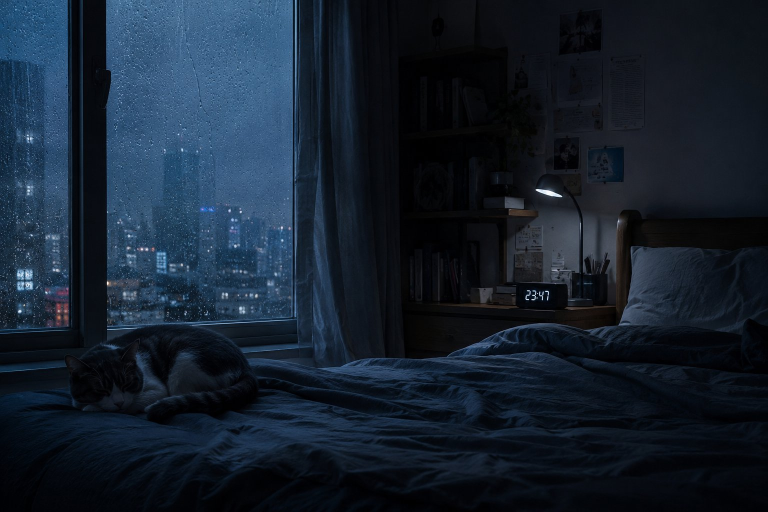
#> input picture src/ui/web/samples/bedroom.jpg, 1536 x 1024 px, given in place of ., which was not available (shown at 1/2 size); the run also reads 1 picture not shown here
$ python -i preprocess.py   (imports and definitions only)
#> lines starting #> are read from the running program, lines starting #| are printed output that depends on the picture; pictures that were not available may be replaced by others from this repository, and a replacement may not be noted
"""
image_preprocessor.py

图像预处理与批处理模块，为 YOLO 目标检测和 VLM 视觉语言模型提供标准化输入。
功能：
- 递归获取指定文件夹下的所有图像文件路径
- 统一读取图像并转换为 RGB 色彩空间
- Letterbox 保边缩放至目标尺寸（默认 640x640），灰色填充
- 批量加载与预处理，支持错误跳过和日志警告
- 返回包含图像数组、原始尺寸、缩放因子等信息的结构化数据
"""

import os
import cv2
import numpy as np
from typing import List, Dict, Optional, Tuple, Union

# 支持的图像格式
SUPPORTED_EXTENSIONS = ('.jpg', '.jpeg', '.png')


def apply_exif_orientation(image_path: str) -> Optional[np.ndarray]:
    """按 EXIF Orientation 转正后再返回 RGB 数组。

    cv2.imread 会忽略 EXIF，浏览器却会应用旋转，导致手机竖拍图检测框上下错位
    （见 docs/TEST_REPORT_20260807.md 问题 12）。优先用 Pillow 转正；失败再回退 OpenCV。
    """
    try:
        from PIL import Image, ImageOps
        with Image.open(image_path) as pil_img:
            oriented = ImageOps.exif_transpose(pil_img)
            return np.asarray(oriented.convert("RGB"))
    except Exception:
        img_bgr = cv2.imread(image_path)
        if img_bgr is None:
            return None
        return cv2.cvtColor(img_bgr, cv2.COLOR_BGR2RGB)


def compute_brightness_cie_lstar(img_rgb: np.ndarray) -> float:
    """程序计算整体感知亮度（CIE L* 去头去尾 5% 均值），范围 [0, 1]。

    视觉记录 v2.3 要求 brightness 不得由 VLM 估计。
    """
    if img_rgb is None or img_rgb.size == 0:
        return 0.5
    rgb = img_rgb.astype(np.float64) / 255.0
    mask = rgb <= 0.04045
    linear = np.empty_like(rgb)
    linear[mask] = rgb[mask] / 12.92
    linear[~mask] = ((rgb[~mask] + 0.055) / 1.055) ** 2.4
    y = 0.2126 * linear[..., 0] + 0.7152 * linear[..., 1] + 0.0722 * linear[..., 2]
    delta = 6.0 / 29.0
    f = np.where(y > delta ** 3, np.cbrt(y), y / (3.0 * delta ** 2) + 4.0 / 29.0)
    lightness = (116.0 * f - 16.0).reshape(-1)
    lightness = lightness[np.isfinite(lightness)]
    if lightness.size == 0:
        return 0.5
    lo, hi = np.percentile(lightness, [5.0, 95.0])
    trimmed = lightness[(lightness >= lo) & (lightness <= hi)]
    if trimmed.size == 0:
        trimmed = lightness
    return float(np.clip(round(float(trimmed.mean()) / 100.0, 2), 0.0, 1.0))


def get_image_files(root_dir: str, recursive: bool = True) -> List[str]:
    """
    获取指定目录下的所有图像文件路径。

    Args:
        root_dir: 根目录路径
        recursive: 是否递归遍历子目录，默认为 True

    Returns:
        图像文件路径列表（按字母排序）
    """
    image_paths = []
    if recursive:
        for dirpath, _, filenames in os.walk(root_dir):
            for fname in filenames:
                if fname.lower().endswith(SUPPORTED_EXTENSIONS):
                    image_paths.append(os.path.join(dirpath, fname))
    else:
        for fname in os.listdir(root_dir):
            if fname.lower().endswith(SUPPORTED_EXTENSIONS):
                image_paths.append(os.path.join(root_dir, fname))
    return sorted(image_paths)


def letterbox(
    img: np.ndarray,
    target_size: Tuple[int, int] = (640, 640),
    fill_color: Union[int, Tuple[int, int, int]] = (114, 114, 114)
) -> Tuple[np.ndarray, float, Tuple[int, int], Tuple[int, int]]:
    """
    对图像进行 Letterbox 保边缩放，用指定颜色填充剩余区域。

    Args:
        img: 输入图像 (H, W, C)，BGR 或 RGB 均可（但通常为 RGB）
        target_size: 目标尺寸 (width, height)，默认为 (640, 640)
        fill_color: 填充颜色，RGB 元组或灰度值，默认为灰色 (114,114,114)

    Returns:
        (resized_img, scale, (dw, dh), (pad_left, pad_top))
            - resized_img: 处理后的图像 (target_height, target_width, C)
            - scale: 实际缩放比例（用于坐标还原）
            - (dw, dh): 图像在填充前的宽、高（即缩放后的图像尺寸）
            - (pad_left, pad_top): 填充的左边距和上边距
    """
    target_w, target_h = target_size
    h, w = img.shape[:2]

    # 计算缩放比例（取较小比例，确保图像完全放入目标框）
    scale = min(target_w / w, target_h / h)
    new_w = int(w * scale)
    new_h = int(h * scale)

    # 等比缩放
    resized = cv2.resize(img, (new_w, new_h), interpolation=cv2.INTER_LINEAR)

    # 创建目标尺寸的画布并填充
    if len(img.shape) == 3:
        canvas = np.full((target_h, target_w, img.shape[2]), fill_color, dtype=np.uint8)
    else:
        canvas = np.full((target_h, target_w), fill_color, dtype=np.uint8)

    # 计算填充偏移（居中放置）
    pad_left = (target_w - new_w) // 2
    pad_top = (target_h - new_h) // 2
    canvas[pad_top:pad_top + new_h, pad_left:pad_left + new_w] = resized

    return canvas, scale, (new_w, new_h), (pad_left, pad_top)


def load_and_preprocess_image(
    image_path: str,
    target_size_yolo: Tuple[int, int] = (640, 640),
    target_size_vlm: Tuple[int, int] = (224, 224) # VLM 通常需要较小的尺寸
) -> Optional[Dict]:
    """
    加载单张图像，转换为 RGB，执行 Letterbox 预处理，并返回相关信息。

    Args:
        image_path: 图像文件路径
        target_size_yolo: YOLO 目标尺寸 (width, height)，默认 (640, 640)
        target_size_vlm: VLM 目标尺寸 (width, height)，默认 (224, 224)

    Returns:
        成功时返回字典，包含：
            - 'image': 处理后的 YOLO 图像数组 (H, W, 3) uint8
            - 'image_yolo': YOLO letterbox 图像数组 (640, 640, 3)
            - 'image_vlm': VLM 简单缩放图像数组 (224, 224, 3)
            - 'original_height': 原始高度
            - 'original_width': 原始宽度
            - 'scale': 缩放比例（用于坐标还原）
            - 'pad_left': 左填充像素数
            - 'pad_top': 上填充像素数
            - 'new_width': 缩放后的宽度（未填充前）
            - 'new_height': 缩放后的高度（未填充前）
            - 'path': 原始文件路径
        失败时返回 None
    """
    try:
        img_rgb = apply_exif_orientation(image_path)
        if img_rgb is None:
            raise ValueError(f"无法读取图像: {image_path}")

        # 保存原始尺寸（已按 EXIF 转正）
        orig_h, orig_w = img_rgb.shape[:2]
        brightness = compute_brightness_cie_lstar(img_rgb)

        # 1. 生成 YOLO 的 Letterbox 图像
        processed_yolo, scale, (new_w, new_h), (pad_left, pad_top) = letterbox(img_rgb, target_size_yolo)

        # 2. 生成 VLM 的简单缩放图像（或根据 VLM 具体需求调整）
        processed_vlm = cv2.resize(img_rgb, target_size_vlm, interpolation=cv2.INTER_LINEAR)

        return {
            'image': processed_yolo,        # 主图像引用（YOLO letterbox 图）
            'image_yolo': processed_yolo,   # 喂给 YOLO
            'image_vlm': processed_vlm,     # 喂给 VLM
            'original_height': orig_h,
            'original_width': orig_w,
            'scale': scale,
            'pad_left': pad_left,
            'pad_top': pad_top,
            'new_width': new_w,
            'new_height': new_h,
            'path': image_path,
            'brightness': brightness,       # v2.3 要求程序计算，不采用 VLM 估计
        }
    except Exception as e:
        print(f"Warning: 跳过文件 {image_path} - {e}")
        return None

def batch_load_images(
    image_paths: List[str],
    target_size_yolo: Tuple[int, int] = (640, 640), # 接收两个尺寸
    target_size_vlm: Tuple[int, int] = (224, 224),
    verbose: bool = True,
    save_dir: Optional[str] = None
) -> List[Dict]:
    if save_dir:
        os.makedirs(save_dir, exist_ok=True)
        print(f"📁 处理后的图片将保存至: {save_dir}")

    results = []
    total = len(image_paths)
    for idx, path in enumerate(image_paths):
        if verbose and (idx % 100 == 0 or idx == total - 1):
            print(f"处理进度: {idx + 1}/{total}")

        # 修改这里，传入两个尺寸参数
        result = load_and_preprocess_image(path, target_size_yolo, target_size_vlm)
#> in apply_exif_orientation, pil_img is the input picture: PIL image 1536x1024 RGB; mean R, G, B 21.3, 32.8, 46.4
#> in compute_brightness_cie_lstar, `mask = rgb <= 0.04045`:
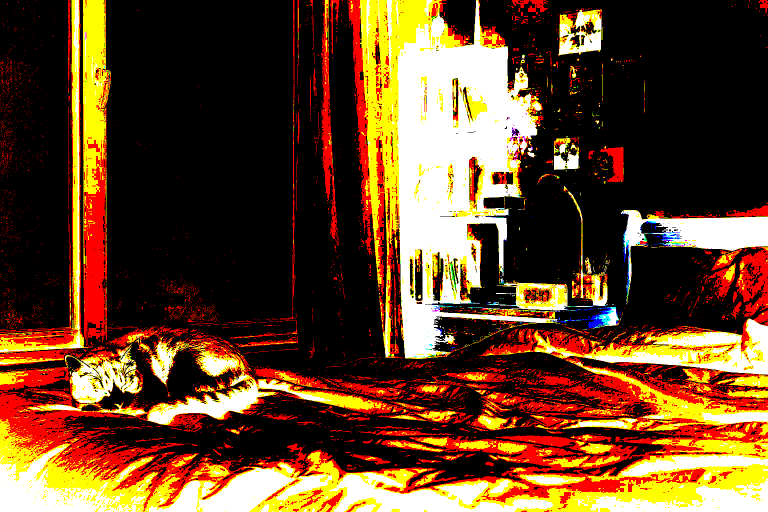
#> mask: shape (1024, 1536, 3) bool (shown at 1/2 size); mean R, G, B 0.402, 0.268, 0.149
#> in compute_brightness_cie_lstar, `linear[mask] = rgb[mask] / 12.92`:
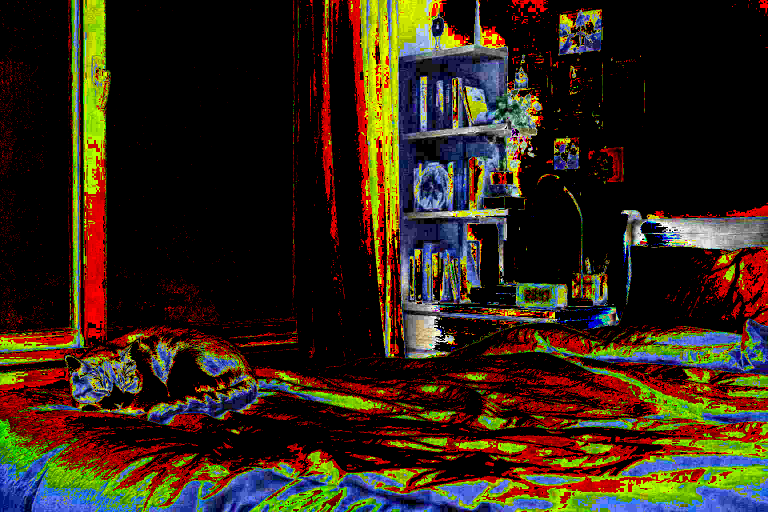
#> linear: shape (1024, 1536, 3) float64 (shown at 1/2 size); mean R, G, B 0.000612, 0.000452, 0.000273; drawn with min black and max white
#> in compute_brightness_cie_lstar, `linear[~mask] = ((rgb[~mask] + 0.055) / 1.055) ** 2.4`:
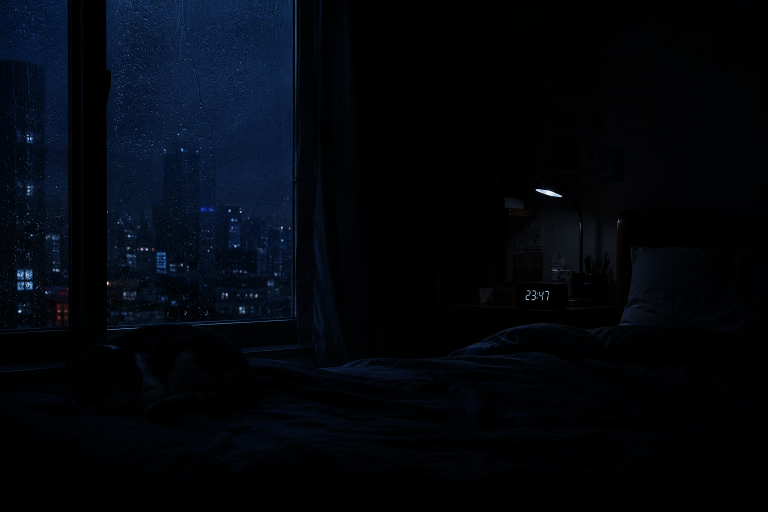
#> linear: shape (1024, 1536, 3) float64 (shown at 1/2 size); mean R, G, B 0.0128, 0.0274, 0.0524
#> in compute_brightness_cie_lstar, `y = 0.2126 * linear[..., 0] + 0.7152 * linear[..., 1] + 0.0722 * linea..`:
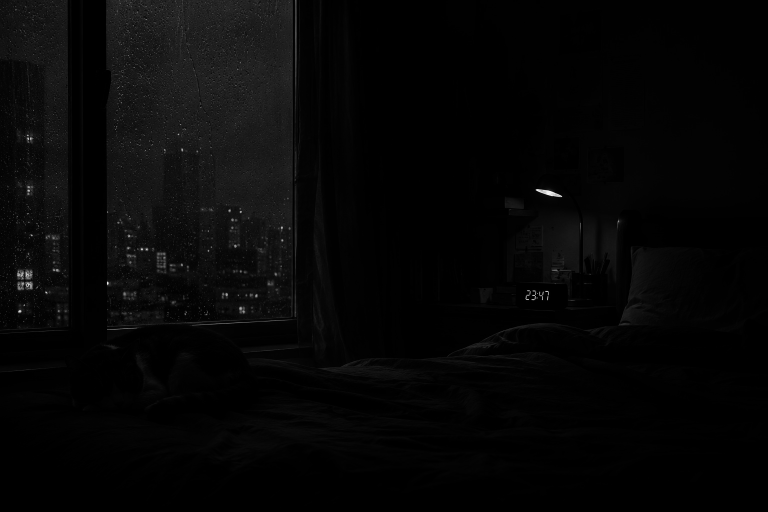
#> y: shape (1024, 1536) float64 (shown at 1/2 size); min 0, max 0.998, mean 0.0261
#> in compute_brightness_cie_lstar, `f = np.where(y > delta ** 3, np.cbrt(y), y / (3.0 * delta ** 2) + 4.0 ..`:
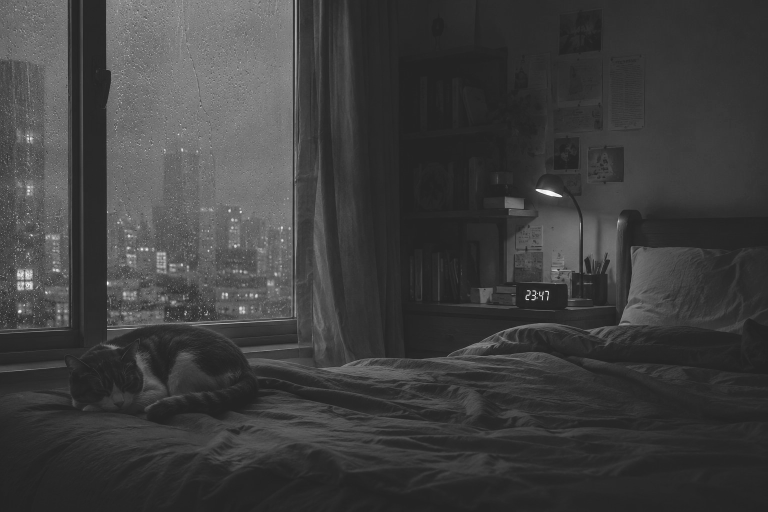
#> f: shape (1024, 1536) float64 (shown at 1/2 size); min 0.138, max 0.999, mean 0.246
#> in compute_brightness_cie_lstar, `lo, hi = np.percentile(lightness, [5.0, 95.0])`: lo = 0.588; hi = 40.52
#> in load_and_preprocess_image, `brightness = compute_brightness_cie_lstar(img_rgb)`: brightness = 0.11
#> in letterbox, `canvas[pad_top:pad_top + new_h, pad_left:pad_left + new_w] = resized`:
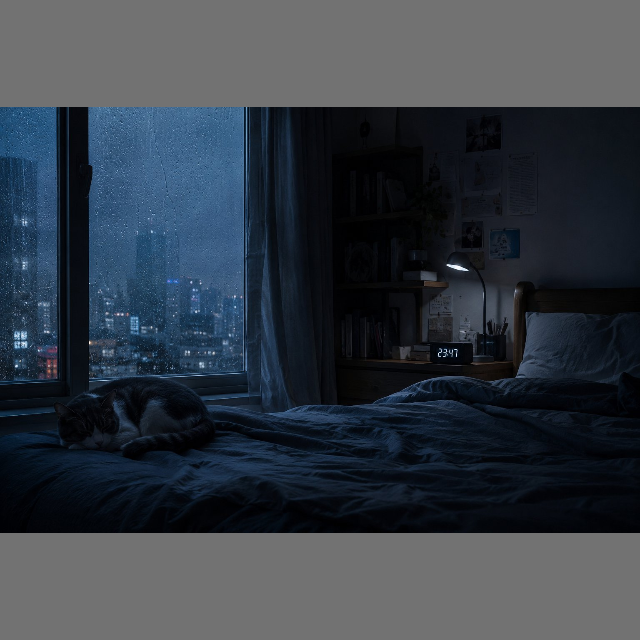
#> canvas: shape (640, 640, 3); mean R, G, B 52.2, 59.9, 69
#> in load_and_preprocess_image, `processed_yolo, scale, (new_w, new_h), (pad_left, pad_top) = letterbox..`: scale = 0.417; new_w = 640; new_h = 426; pad_left = 0; pad_top = 107
#> in load_and_preprocess_image, `processed_vlm = cv2.resize(img_rgb, target_size_vlm, interpolation=cv2..`:
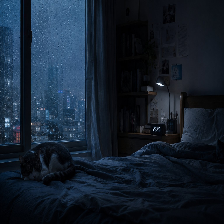
#> processed_vlm: shape (224, 224, 3); mean R, G, B 21.1, 32.6, 46.2
#> result = 12 items
        if result is not None:
            results.append(result)
            if save_dir:
                try:
                    base_name = os.path.splitext(os.path.basename(path))[0]
                    save_name = f"{base_name}_letterbox.jpg"
                    save_path = os.path.join(save_dir, save_name)
                    counter = 1
                    while os.path.exists(save_path):
                        name_without_ext = f"{base_name}_letterbox_{counter}"
                        save_path = os.path.join(save_dir, f"{name_without_ext}.jpg")
                        counter += 1
                    # 保存 YOLO 用到的 Letterbox 图 (以 RGB 转 BGR 保存)
                    cv2.imwrite(save_path, cv2.cvtColor(result['image_yolo'], cv2.COLOR_RGB2BGR))
                except Exception as e:
                    print(f"⚠️ 保存图片 {path} 时出错: {e}")

    if verbose:
        print(f"批量预处理完成，成功加载 {len(results)}/{total} 张图像。")
    return results

>>> result = batch_load_images('../ui/web/samples/bedroom.jpg')
